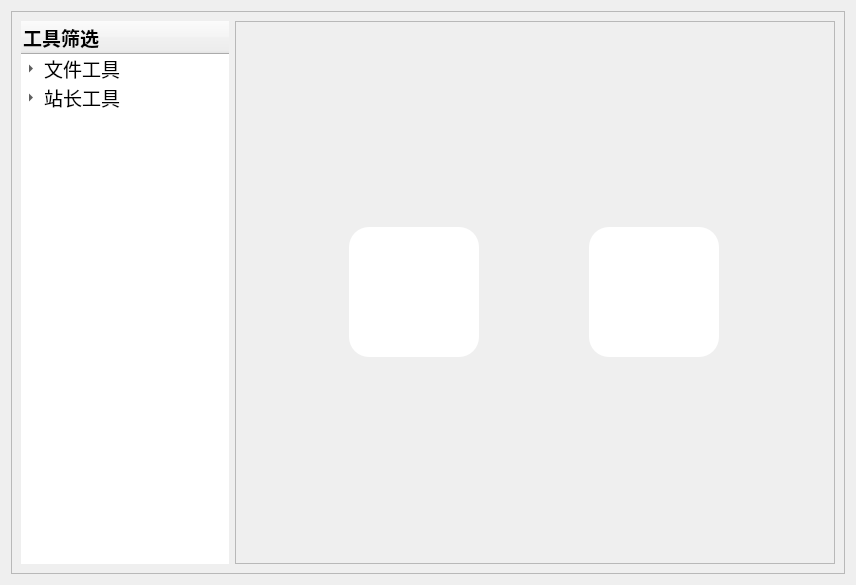
<?xml version="1.0" encoding="UTF-8"?>
<ui version="4.0">
    <class>Form</class>
    <widget class="QWidget" name="Form">
        <property name="geometry">
            <rect>
                <x>0</x>
                <y>0</y>
                <width>856</width>
                <height>585</height>
            </rect>
        </property>
        <property name="sizePolicy">
            <sizepolicy hsizetype="Fixed" vsizetype="Fixed">
                <horstretch>0</horstretch>
                <verstretch>0</verstretch>
            </sizepolicy>
        </property>
        <property name="windowTitle">
            <string>ToolsUWant</string>
        </property>
        <property name="layoutDirection">
            <enum>Qt::LeftToRight</enum>
        </property>
        <layout class="QGridLayout" name="gridLayout">
            <item row="0" column="0">
                <widget class="QFrame" name="StartPage">
                    <property name="sizePolicy">
                        <sizepolicy hsizetype="Expanding" vsizetype="Expanding">
                            <horstretch>0</horstretch>
                            <verstretch>0</verstretch>
                        </sizepolicy>
                    </property>
                    <property name="frameShape">
                        <enum>QFrame::StyledPanel</enum>
                    </property>
                    <property name="frameShadow">
                        <enum>QFrame::Raised</enum>
                    </property>
                    <layout class="QHBoxLayout" name="horizontalLayout">
                        <item>
                            <widget class="QTreeWidget" name="ClassTreeView">
                                <property name="sizePolicy">
                                    <sizepolicy hsizetype="Fixed" vsizetype="Expanding">
                                        <horstretch>0</horstretch>
                                        <verstretch>0</verstretch>
                                    </sizepolicy>
                                </property>
                                <property name="minimumSize">
                                    <size>
                                        <width>50</width>
                                        <height>0</height>
                                    </size>
                                </property>
                                <property name="maximumSize">
                                    <size>
                                        <width>208</width>
                                        <height>16777215</height>
                                    </size>
                                </property>
                                <property name="font">
                                    <font>
                                        <pointsize>14</pointsize>
                                    </font>
                                </property>
                                <property name="layoutDirection">
                                    <enum>Qt::LeftToRight</enum>
                                </property>
                                <property name="styleSheet">
                                    <string notr="true">border-radius: 20px;</string>
                                </property>
                                <column>
                                    <property name="text">
                                        <string>工具筛选</string>
                                    </property>
                                    <property name="font">
                                        <font>
                                            <pointsize>14</pointsize>
                                            <bold>true</bold>
                                            <stylestrategy>PreferAntialias</stylestrategy>
                                            <kerning>true</kerning>
                                        </font>
                                    </property>
                                    <property name="textAlignment">
                                        <set>AlignLeading|AlignTop</set>
                                    </property>
                                    <property name="background">
                                        <color>
                                            <red>0</red>
                                            <green>0</green>
                                            <blue>0</blue>
                                        </color>
                                    </property>
                                </column>
                                <item>
                                    <property name="text">
                                        <string>文件工具</string>
                                    </property>
                                    <property name="textAlignment">
                                        <set>AlignLeading|AlignBottom</set>
                                    </property>
                                    <item>
                                        <property name="text">
                                            <string>Zip密码爆破</string>
                                        </property>
                                    </item>
                                </item>
                                <item>
                                    <property name="text">
                                        <string>站长工具</string>
                                    </property>
                                    <property name="textAlignment">
                                        <set>AlignLeading|AlignBottom</set>
                                    </property>
                                    <item>
                                        <property name="text">
                                            <string>Robots.txt生成</string>
                                        </property>
                                    </item>
                                </item>
                            </widget>
                        </item>
                        <item>
                            <widget class="QScrollArea" name="scrollArea">
                                <property name="widgetResizable">
                                    <bool>true</bool>
                                </property>
                                <widget class="QWidget" name="scrollAreaWidgetContents">
                                    <property name="geometry">
                                        <rect>
                                            <x>0</x>
                                            <y>0</y>
                                            <width>586</width>
                                            <height>533</height>
                                        </rect>
                                    </property>
                                    <layout class="QGridLayout" name="gridLayout_2">
                                        <item row="0" column="0">
                                            <widget class="QWidget" name="ZipCraking" native="true">
                                                <property name="sizePolicy">
                                                    <sizepolicy hsizetype="Fixed" vsizetype="Fixed">
                                                        <horstretch>0</horstretch>
                                                        <verstretch>0</verstretch>
                                                    </sizepolicy>
                                                </property>
                                                <property name="minimumSize">
                                                    <size>
                                                        <width>100</width>
                                                        <height>100</height>
                                                    </size>
                                                </property>
                                                <property name="maximumSize">
                                                    <size>
                                                        <width>130</width>
                                                        <height>130</height>
                                                    </size>
                                                </property>
                                                <property name="styleSheet">
                                                    <string notr="true">background-color: rgb(255,255,255);
                                                        border-style: solid;
                                                        border-radius: 20px;
                                                    </string>
                                                </property>
                                            </widget>
                                        </item>
                                        <item row="0" column="1">
                                            <widget class="QWidget" name="RobotTXT" native="true">
                                                <property name="sizePolicy">
                                                    <sizepolicy hsizetype="Fixed" vsizetype="Fixed">
                                                        <horstretch>0</horstretch>
                                                        <verstretch>0</verstretch>
                                                    </sizepolicy>
                                                </property>
                                                <property name="minimumSize">
                                                    <size>
                                                        <width>100</width>
                                                        <height>100</height>
                                                    </size>
                                                </property>
                                                <property name="maximumSize">
                                                    <size>
                                                        <width>130</width>
                                                        <height>130</height>
                                                    </size>
                                                </property>
                                                <property name="styleSheet">
                                                    <string notr="true">background-color: rgb(255 ,255,255);
                                                        border-style: solid;
                                                        border-radius: 20px;
                                                    </string>
                                                </property>
                                            </widget>
                                        </item>
                                    </layout>
                                </widget>
                            </widget>
                        </item>
                    </layout>
                </widget>
            </item>
        </layout>
    </widget>
    <resources/>
    <connections/>
</ui>
